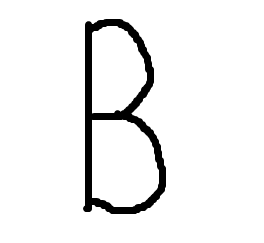
%> input picture data/B3.png, 264 x 243 px, given in place of A.png, which was not available
$ octave --eval "main;"   (GNU Octave 9; MATLAB toolbox functions it lacks are replaced by stand-ins)
%> lines starting %> are read from the running program, lines starting %| are printed output that depends on the picture; pictures that were not available may be replaced by others from this repository, and a replacement may not be noted
### LoadImages.m
function X = LoadImages()
  A = double(imread('~/Coursera/Project/data/A.png'));
%> A: size 243x264x3 double; min 0, max 255, mean 239.4; mean of the top-left, top-right, bottom-left and bottom-right quarters 232.7, 243.8, 239.7, 241.3
%  A = CompressImage(A);
  A = ResizeImage(A);
%> in ResizeImage, `A = A(25:(end-25), 50:(end-50), 1);`:
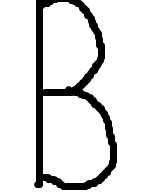
%> A: size 194x165 double; min 0, max 255, mean 224.9
%> in ResizeImage, `A = imresize(A, 0.2);`:
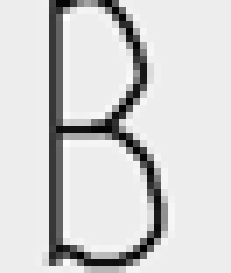
%> A: size 39x33 double (shown 7 times larger); min -19.55, max 275.2, mean 224.9; drawn with min black and max white
%> in ResizeImage, `X = A(:)';`: X = 1287 values, max 275.2 at index 354, min -19.55 at index 816, mean 224.9
%> A has the same summary as X in ResizeImage
  X(1, :) = A(:);
  A = double(imread('~/Coursera/Project/data/A2.png'));
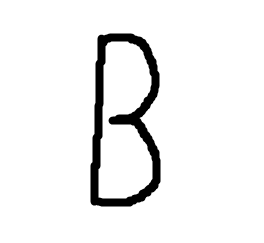
%> input picture data/B8.png, 264 x 243 px, given in place of A2.png, which was not available
%> A: size 243x264x3 double; min 0, max 255, mean 239.9; mean of the top-left, top-right, bottom-left and bottom-right quarters 238.2, 241.4, 238.5, 241.5
%  A = CompressImage(A);
  A = ResizeImage(A);
%> in ResizeImage (call 2), `A = A(25:(end-25), 50:(end-50), 1);`:
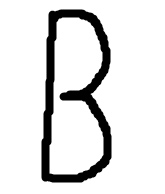
%> A: size 194x165 double; min 0, max 255, mean 224.7
%> in ResizeImage (call 2), `A = imresize(A, 0.2);`:
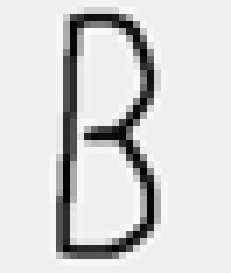
%> A: size 39x33 double (shown 7 times larger); min -21.28, max 272.5, mean 224.7; drawn with min black and max white
%> in ResizeImage (call 2), `X = A(:)';`: X = 1287 values, max 272.5 at index 473, min -21.28 at index 788, mean 224.7
%> A has the same summary as X in ResizeImage
  X(2, :) = A(:);
%> the run ends on the next line
    A = double(imread('~/Coursera/Project/data/A4.png'));
%  A = CompressImage(A);
  A = ResizeImage(A);
  X(3, :) = A(:);
  A = double(imread('~/Coursera/Project/data/A5.png'));
%  A = CompressImage(A);
  A = ResizeImage(A);
  X(4, :) = A(:);
    A = double(imread('~/Coursera/Project/data/A6.png'));
%  A = CompressImage(A);
  A = ResizeImage(A);
  X(5, :) = A(:);
  A = double(imread('~/Coursera/Project/data/A7.png'));
%  A = CompressImage(A);
  A = ResizeImage(A);
  X(6, :) = A(:);
  A = double(imread('~/Coursera/Project/data/B.png'));
%  A = CompressImage(A);
  A = ResizeImage(A);
  X(7, :) = A(:);
  A = double(imread('~/Coursera/Project/data/B2.png'));
%  A = CompressImage(A);
  A = ResizeImage(A);
  X(8, :) = A(:);
  A = double(imread('~/Coursera/Project/data/B4.png'));
%  A = CompressImage(A);
  A = ResizeImage(A);
  X(9, :) = A(:);
  A = double(imread('~/Coursera/Project/data/B5.png'));
%  A = CompressImage(A);
  A = ResizeImage(A);
  X(10, :) = A(:);
  A = double(imread('~/Coursera/Project/data/B6.png'));
%  A = CompressImage(A);
  A = ResizeImage(A);
  X(11, :) = A(:);
  A = double(imread('~/Coursera/Project/data/B7.png'));
%  A = CompressImage(A);
  A = ResizeImage(A);
  X(12, :) = A(:);
  A = double(imread('~/Coursera/Project/data/C.png'));
%  A = CompressImage(A);
  A = ResizeImage(A);
  X(13, :) = A(:);
  A = double(imread('~/Coursera/Project/data/C2.png'));
%  A = CompressImage(A);
  A = ResizeImage(A);
  X(14, :) = A(:);
  A = double(imread('~/Coursera/Project/data/C4.png'));
%  A = CompressImage(A);
  A = ResizeImage(A);
  X(15, :) = A(:);
  A = double(imread('~/Coursera/Project/data/C5.png'));
%  A = CompressImage(A);
  A = ResizeImage(A);
  X(16, :) = A(:);
  A = double(imread('~/Coursera/Project/data/C6.png'));
%  A = CompressImage(A);
  A = ResizeImage(A);
  X(17, :) = A(:);
  A = double(imread('~/Coursera/Project/data/C7.png'));
%  A = CompressImage(A);
  A = ResizeImage(A);
  X(18, :) = A(:);
  A = double(imread('~/Coursera/Project/data/D.png'));
%  A = CompressImage(A);
  A = ResizeImage(A);
  X(19, :) = A(:);
  A = double(imread('~/Coursera/Project/data/D2.png'));
%  A = CompressImage(A);
  A = ResizeImage(A);
  X(20, :) = A(:);
  A = double(imread('~/Coursera/Project/data/D4.png'));
%  A = CompressImage(A);
  A = ResizeImage(A);
  X(21, :) = A(:);
  A = double(imread('~/Coursera/Project/data/D5.png'));
%  A = CompressImage(A);
  A = ResizeImage(A);
  X(22, :) = A(:);
  A = double(imread('~/Coursera/Project/data/D6.png'));
%  A = CompressImage(A);
  A = ResizeImage(A);
  X(23, :) = A(:);
  A = double(imread('~/Coursera/Project/data/D7.png'));
%  A = CompressImage(A);
  A = ResizeImage(A);
  X(24, :) = A(:);
  A = double(imread('~/Coursera/Project/data/E.png'));
%  A = CompressImage(A);
  A = ResizeImage(A);
  X(25, :) = A(:);
  A = double(imread('~/Coursera/Project/data/E2.png'));
%  A = CompressImage(A);
  A = ResizeImage(A);
  X(26, :) = A(:);
  A = double(imread('~/Coursera/Project/data/E4.png'));
%  A = CompressImage(A);
  A = ResizeImage(A);
  X(27, :) = A(:);
  A = double(imread('~/Coursera/Project/data/E5.png'));
%  A = CompressImage(A);
  A = ResizeImage(A);
  X(28, :) = A(:);
  A = double(imread('~/Coursera/Project/data/E6.png'));
%  A = CompressImage(A);
  A = ResizeImage(A);
  X(29, :) = A(:);
  A = double(imread('~/Coursera/Project/data/E7.png'));
%  A = CompressImage(A);
  A = ResizeImage(A);
  X(30, :) = A(:);
  A = double(imread('~/Coursera/Project/data/F.png'));
%  A = CompressImage(A);
  A = ResizeImage(A);
  X(31, :) = A(:);
  A = double(imread('~/Coursera/Project/data/F2.png'));
%  A = CompressImage(A);
  A = ResizeImage(A);
  X(32, :) = A(:);
  A = double(imread('~/Coursera/Project/data/F4.png'));
%  A = CompressImage(A);
  A = ResizeImage(A);
  X(33, :) = A(:);
  A = double(imread('~/Coursera/Project/data/F5.png'));
%  A = CompressImage(A);
  A = ResizeImage(A);
  X(34, :) = A(:);
  A = double(imread('~/Coursera/Project/data/F6.png'));
%  A = CompressImage(A);
  A = ResizeImage(A);
  X(35, :) = A(:);
  A = double(imread('~/Coursera/Project/data/F7.png'));
%  A = CompressImage(A);
  A = ResizeImage(A);
  X(36, :) = A(:);
  A = double(imread('~/Coursera/Project/data/G.png'));
%  A = CompressImage(A);
  A = ResizeImage(A);
  X(37, :) = A(:);
  A = double(imread('~/Coursera/Project/data/G2.png'));
%  A = CompressImage(A);
  A = ResizeImage(A);
  X(38, :) = A(:);
  A = double(imread('~/Coursera/Project/data/G4.png'));
%  A = CompressImage(A);
  A = ResizeImage(A);
  X(39, :) = A(:);
  A = double(imread('~/Coursera/Project/data/G5.png'));
%  A = CompressImage(A);
  A = ResizeImage(A);
  X(40, :) = A(:);
  A = double(imread('~/Coursera/Project/data/G6.png'));
%  A = CompressImage(A);
  A = ResizeImage(A);
  X(41, :) = A(:);
  A = double(imread('~/Coursera/Project/data/G7.png'));
%  A = CompressImage(A);
  A = ResizeImage(A);
  X(42, :) = A(:);
  A = double(imread('~/Coursera/Project/data/H.png'));
%  A = CompressImage(A);
  A = ResizeImage(A);
  X(43, :) = A(:);
  A = double(imread('~/Coursera/Project/data/H2.png'));
%  A = CompressImage(A);
  A = ResizeImage(A);
  X(44, :) = A(:);
  A = double(imread('~/Coursera/Project/data/H4.png'));
%  A = CompressImage(A);
  A = ResizeImage(A);
  X(45, :) = A(:);
  A = double(imread('~/Coursera/Project/data/H5.png'));
%  A = CompressImage(A);
  A = ResizeImage(A);
  X(46, :) = A(:);
  A = double(imread('~/Coursera/Project/data/H6.png'));
%  A = CompressImage(A);
  A = ResizeImage(A);
  X(47, :) = A(:);
  A = double(imread('~/Coursera/Project/data/H7.png'));
%  A = CompressImage(A);
  A = ResizeImage(A);
  X(48, :) = A(:);
  A = double(imread('~/Coursera/Project/data/I.png'));
%  A = CompressImage(A);
  A = ResizeImage(A);
  X(49, :) = A(:);
  A = double(imread('~/Coursera/Project/data/I2.png'));
%  A = CompressImage(A);
  A = ResizeImage(A);
  X(50, :) = A(:);
  A = double(imread('~/Coursera/Project/data/I4.png'));
%  A = CompressImage(A);
  A = ResizeImage(A);
  X(51, :) = A(:);
  A = double(imread('~/Coursera/Project/data/I5.png'));
%  A = CompressImage(A);
  A = ResizeImage(A);
  X(52, :) = A(:);
  A = double(imread('~/Coursera/Project/data/I6.png'));
%  A = CompressImage(A);
  A = ResizeImage(A);
  X(53, :) = A(:);
  A = double(imread('~/Coursera/Project/data/I7.png'));
%  A = CompressImage(A);
  A = ResizeImage(A);
  X(54, :) = A(:);
  A = double(imread('~/Coursera/Project/data/J.png'));
%  A = CompressImage(A);
  A = ResizeImage(A);
  X(55, :) = A(:);
  A = double(imread('~/Coursera/Project/data/J2.png'));
%  A = CompressImage(A);
  A = ResizeImage(A);
  X(56, :) = A(:);
  A = double(imread('~/Coursera/Project/data/J4.png'));
%  A = CompressImage(A);
  A = ResizeImage(A);
  X(57, :) = A(:);
  A = double(imread('~/Coursera/Project/data/J5.png'));
%  A = CompressImage(A);
  A = ResizeImage(A);
  X(58, :) = A(:);
  A = double(imread('~/Coursera/Project/data/J6.png'));
%  A = CompressImage(A);
  A = ResizeImage(A);
  X(59, :) = A(:);
  A = double(imread('~/Coursera/Project/data/J7.png'));
%  A = CompressImage(A);
  A = ResizeImage(A);
  X(60, :) = A(:);
  A = double(imread('~/Coursera/Project/data/K.png'));
%  A = CompressImage(A);
  A = ResizeImage(A);
  X(61, :) = A(:);
  A = double(imread('~/Coursera/Project/data/K2.png'));
%  A = CompressImage(A);
  A = ResizeImage(A);
  X(62, :) = A(:);
  A = double(imread('~/Coursera/Project/data/K4.png'));
%  A = CompressImage(A);
  A = ResizeImage(A);
  X(63, :) = A(:);
  A = double(imread('~/Coursera/Project/data/K5.png'));
%  A = CompressImage(A);
  A = ResizeImage(A);
  X(64, :) = A(:);
  A = double(imread('~/Coursera/Project/data/K6.png'));
%  A = CompressImage(A);
  A = ResizeImage(A);
  X(65, :) = A(:);
  A = double(imread('~/Coursera/Project/data/K7.png'));
%  A = CompressImage(A);
  A = ResizeImage(A);
  X(66, :) = A(:);
  A = double(imread('~/Coursera/Project/data/L.png'));
%  A = CompressImage(A);
  A = ResizeImage(A);
  X(67, :) = A(:);
  A = double(imread('~/Coursera/Project/data/L2.png'));
%  A = CompressImage(A);
  A = ResizeImage(A);
  X(68, :) = A(:);
  A = double(imread('~/Coursera/Project/data/L4.png'));
%  A = CompressImage(A);
  A = ResizeImage(A);
  X(69, :) = A(:);
  A = double(imread('~/Coursera/Project/data/L5.png'));
%  A = CompressImage(A);
  A = ResizeImage(A);
  X(70, :) = A(:);
  A = double(imread('~/Coursera/Project/data/L6.png'));
%  A = CompressImage(A);
  A = ResizeImage(A);
  X(71, :) = A(:);
  A = double(imread('~/Coursera/Project/data/L7.png'));
%  A = CompressImage(A);
  A = ResizeImage(A);
  X(72, :) = A(:);
  A = double(imread('~/Coursera/Project/data/M.png'));
%  A = CompressImage(A);
  A = ResizeImage(A);
  X(73, :) = A(:);
  A = double(imread('~/Coursera/Project/data/M2.png'));
%  A = CompressImage(A);
  A = ResizeImage(A);
  X(74, :) = A(:);
  A = double(imread('~/Coursera/Project/data/M4.png'));
%  A = CompressImage(A);
  A = ResizeImage(A);
  X(75, :) = A(:);
  A = double(imread('~/Coursera/Project/data/M5.png'));
%  A = CompressImage(A);
  A = ResizeImage(A);
  X(76, :) = A(:);
  A = double(imread('~/Coursera/Project/data/M6.png'));
%  A = CompressImage(A);
  A = ResizeImage(A);
  X(77, :) = A(:);
  A = double(imread('~/Coursera/Project/data/M7.png'));
%  A = CompressImage(A);
  A = ResizeImage(A);
  X(78, :) = A(:);
  A = double(imread('~/Coursera/Project/data/N.png'));
%  A = CompressImage(A);
  A = ResizeImage(A);
  X(79, :) = A(:);
  A = double(imread('~/Coursera/Project/data/N2.png'));
%  A = CompressImage(A);
  A = ResizeImage(A);
  X(80, :) = A(:);
  A = double(imread('~/Coursera/Project/data/N4.png'));
%  A = CompressImage(A);
  A = ResizeImage(A);
  X(81, :) = A(:);
  A = double(imread('~/Coursera/Project/data/N5.png'));
%  A = CompressImage(A);
  A = ResizeImage(A);
  X(82, :) = A(:);
  A = double(imread('~/Coursera/Project/data/N6.png'));
%  A = CompressImage(A);
  A = ResizeImage(A);
  X(83, :) = A(:);
  A = double(imread('~/Coursera/Project/data/N7.png'));
%  A = CompressImage(A);
  A = ResizeImage(A);
  X(84, :) = A(:);
  A = double(imread('~/Coursera/Project/data/O.png'));
%  A = CompressImage(A);
  A = ResizeImage(A);
  X(85, :) = A(:);
  A = double(imread('~/Coursera/Project/data/O2.png'));
%  A = CompressImage(A);
  A = ResizeImage(A);
  X(86, :) = A(:);
  A = double(imread('~/Coursera/Project/data/O4.png'));
%  A = CompressImage(A);
  A = ResizeImage(A);
  X(87, :) = A(:);
  A = double(imread('~/Coursera/Project/data/O5.png'));
%  A = CompressImage(A);
  A = ResizeImage(A);
  X(88, :) = A(:);
  A = double(imread('~/Coursera/Project/data/O6.png'));
%  A = CompressImage(A);
  A = ResizeImage(A);
  X(89, :) = A(:);
  A = double(imread('~/Coursera/Project/data/O7.png'));
%  A = CompressImage(A);
  A = ResizeImage(A);
  X(90, :) = A(:);
  A = double(imread('~/Coursera/Project/data/P.png'));
%  A = CompressImage(A);
  A = ResizeImage(A);
  X(91, :) = A(:);
  A = double(imread('~/Coursera/Project/data/P2.png'));
%  A = CompressImage(A);
  A = ResizeImage(A);
  X(92, :) = A(:);
  A = double(imread('~/Coursera/Project/data/P4.png'));
%  A = CompressImage(A);
  A = ResizeImage(A);
  X(93, :) = A(:);
  A = double(imread('~/Coursera/Project/data/P5.png'));
%  A = CompressImage(A);
  A = ResizeImage(A);
  X(94, :) = A(:);
  A = double(imread('~/Coursera/Project/data/P6.png'));
%  A = CompressImage(A);
  A = ResizeImage(A);
  X(95, :) = A(:);
  A = double(imread('~/Coursera/Project/data/P7.png'));
%  A = CompressImage(A);
  A = ResizeImage(A);
  X(96, :) = A(:);
  A = double(imread('~/Coursera/Project/data/Q.png'));
%  A = CompressImage(A);
  A = ResizeImage(A);
  X(97, :) = A(:);
  A = double(imread('~/Coursera/Project/data/Q2.png'));
%  A = CompressImage(A);
  A = ResizeImage(A);
  X(98, :) = A(:);
  A = double(imread('~/Coursera/Project/data/Q4.png'));
%  A = CompressImage(A);
  A = ResizeImage(A);
  X(99, :) = A(:);
  A = double(imread('~/Coursera/Project/data/Q5.png'));
%  A = CompressImage(A);
  A = ResizeImage(A);
  X(100, :) = A(:);
  A = double(imread('~/Coursera/Project/data/Q6.png'));
%  A = CompressImage(A);
  A = ResizeImage(A);
  X(101, :) = A(:);
  A = double(imread('~/Coursera/Project/data/Q7.png'));
%  A = CompressImage(A);
  A = ResizeImage(A);
  X(102, :) = A(:);
  A = double(imread('~/Coursera/Project/data/R.png'));
%  A = CompressImage(A);
  A = ResizeImage(A);
  X(103, :) = A(:);
  A = double(imread('~/Coursera/Project/data/R2.png'));
%  A = CompressImage(A);
  A = ResizeImage(A);
  X(104, :) = A(:);
  A = double(imread('~/Coursera/Project/data/R4.png'));
%  A = CompressImage(A);
  A = ResizeImage(A);
  X(105, :) = A(:);
  A = double(imread('~/Coursera/Project/data/R5.png'));
%  A = CompressImage(A);
  A = ResizeImage(A);
  X(106, :) = A(:);
  A = double(imread('~/Coursera/Project/data/R6.png'));
%  A = CompressImage(A);
  A = ResizeImage(A);
  X(107, :) = A(:);
  A = double(imread('~/Coursera/Project/data/R7.png'));
%  A = CompressImage(A);
  A = ResizeImage(A);
  X(108, :) = A(:);
  A = double(imread('~/Coursera/Project/data/S.png'));
%  A = CompressImage(A);
  A = ResizeImage(A);
  X(109, :) = A(:);
  A = double(imread('~/Coursera/Project/data/S2.png'));
%  A = CompressImage(A);
  A = ResizeImage(A);
  X(110, :) = A(:);
  A = double(imread('~/Coursera/Project/data/S4.png'));
%  A = CompressImage(A);
  A = ResizeImage(A);
  X(111, :) = A(:);
  A = double(imread('~/Coursera/Project/data/S5.png'));
%  A = CompressImage(A);
  A = ResizeImage(A);
  X(112, :) = A(:);
  A = double(imread('~/Coursera/Project/data/S6.png'));
%  A = CompressImage(A);
  A = ResizeImage(A);
  X(113, :) = A(:);
  A = double(imread('~/Coursera/Project/data/S7.png'));
%  A = CompressImage(A);
  A = ResizeImage(A);
  X(114, :) = A(:);
  A = double(imread('~/Coursera/Project/data/T.png'));
%  A = CompressImage(A);
  A = ResizeImage(A);
  X(115, :) = A(:);
  A = double(imread('~/Coursera/Project/data/T2.png'));
%  A = CompressImage(A);
  A = ResizeImage(A);
  X(116, :) = A(:);
  A = double(imread('~/Coursera/Project/data/T4.png'));
%  A = CompressImage(A);
  A = ResizeImage(A);
  X(117, :) = A(:);
  A = double(imread('~/Coursera/Project/data/T5.png'));
%  A = CompressImage(A);
  A = ResizeImage(A);
  X(118, :) = A(:);
  A = double(imread('~/Coursera/Project/data/T6.png'));
%  A = CompressImage(A);
  A = ResizeImage(A);
  X(119, :) = A(:);
  A = double(imread('~/Coursera/Project/data/T7.png'));
%  A = CompressImage(A);
  A = ResizeImage(A);
  X(120, :) = A(:);
  A = double(imread('~/Coursera/Project/data/U.png'));
%  A = CompressImage(A);
  A = ResizeImage(A);
  X(121, :) = A(:);
  A = double(imread('~/Coursera/Project/data/U2.png'));
%  A = CompressImage(A);
  A = ResizeImage(A);
  X(122, :) = A(:);
  A = double(imread('~/Coursera/Project/data/U4.png'));
%  A = CompressImage(A);
  A = ResizeImage(A);
  X(123, :) = A(:);
  A = double(imread('~/Coursera/Project/data/U5.png'));
%  A = CompressImage(A);
  A = ResizeImage(A);
  X(124, :) = A(:);
  A = double(imread('~/Coursera/Project/data/U6.png'));
%  A = CompressImage(A);
  A = ResizeImage(A);
  X(125, :) = A(:);
  A = double(imread('~/Coursera/Project/data/U7.png'));
%  A = CompressImage(A);
  A = ResizeImage(A);
  X(126, :) = A(:);
  A = double(imread('~/Coursera/Project/data/V.png'));
%  A = CompressImage(A);
  A = ResizeImage(A);
  X(127, :) = A(:);
  A = double(imread('~/Coursera/Project/data/V2.png'));
%  A = CompressImage(A);
  A = ResizeImage(A);
  X(128, :) = A(:);
  A = double(imread('~/Coursera/Project/data/V4.png'));
%  A = CompressImage(A);
  A = ResizeImage(A);
  X(129, :) = A(:);
  A = double(imread('~/Coursera/Project/data/V5.png'));
%  A = CompressImage(A);
  A = ResizeImage(A);
  X(130, :) = A(:);
  A = double(imread('~/Coursera/Project/data/V6.png'));
%  A = CompressImage(A);
  A = ResizeImage(A);
  X(131, :) = A(:);
  A = double(imread('~/Coursera/Project/data/V7.png'));
%  A = CompressImage(A);
  A = ResizeImage(A);
  X(132, :) = A(:);
  A = double(imread('~/Coursera/Project/data/W.png'));
%  A = CompressImage(A);
  A = ResizeImage(A);
  X(133, :) = A(:);
  A = double(imread('~/Coursera/Project/data/W2.png'));
%  A = CompressImage(A);
  A = ResizeImage(A);
  X(134, :) = A(:);
  A = double(imread('~/Coursera/Project/data/W4.png'));
%  A = CompressImage(A);
  A = ResizeImage(A);
  X(135, :) = A(:);
  A = double(imread('~/Coursera/Project/data/W5.png'));
%  A = CompressImage(A);
  A = ResizeImage(A);
  X(136, :) = A(:);
  A = double(imread('~/Coursera/Project/data/W6.png'));
%  A = CompressImage(A);
  A = ResizeImage(A);
  X(137, :) = A(:);
  A = double(imread('~/Coursera/Project/data/W7.png'));
%  A = CompressImage(A);
  A = ResizeImage(A);
  X(138, :) = A(:);
  A = double(imread('~/Coursera/Project/data/X.png'));
%  A = CompressImage(A);
  A = ResizeImage(A);
  X(139, :) = A(:);
  A = double(imread('~/Coursera/Project/data/X2.png'));
%  A = CompressImage(A);
  A = ResizeImage(A);
  X(140, :) = A(:);
  A = double(imread('~/Coursera/Project/data/X4.png'));
%  A = CompressImage(A);
  A = ResizeImage(A);
  X(141, :) = A(:);
  A = double(imread('~/Coursera/Project/data/X5.png'));
%  A = CompressImage(A);
  A = ResizeImage(A);
  X(142, :) = A(:);
  A = double(imread('~/Coursera/Project/data/X6.png'));
%  A = CompressImage(A);
  A = ResizeImage(A);
  X(143, :) = A(:);
  A = double(imread('~/Coursera/Project/data/X7.png'));
%  A = CompressImage(A);
  A = ResizeImage(A);
  X(144, :) = A(:);
  A = double(imread('~/Coursera/Project/data/Y.png'));
%  A = CompressImage(A);
  A = ResizeImage(A);
  X(145, :) = A(:);
  A = double(imread('~/Coursera/Project/data/Y2.png'));
%  A = CompressImage(A);
  A = ResizeImage(A);
  X(146, :) = A(:);
  A = double(imread('~/Coursera/Project/data/Y4.png'));
%  A = CompressImage(A);
  A = ResizeImage(A);
  X(147, :) = A(:);
  A = double(imread('~/Coursera/Project/data/Y5.png'));
%  A = CompressImage(A);
  A = ResizeImage(A);
  X(148, :) = A(:);
  A = double(imread('~/Coursera/Project/data/Y6.png'));
%  A = CompressImage(A);
  A = ResizeImage(A);
  X(149, :) = A(:);
  A = double(imread('~/Coursera/Project/data/Y7.png'));
%  A = CompressImage(A);
  A = ResizeImage(A);
  X(150, :) = A(:);
  A = double(imread('~/Coursera/Project/data/Z.png'));
%  A = CompressImage(A);
  A = ResizeImage(A);
  X(151, :) = A(:);
  A = double(imread('~/Coursera/Project/data/Z2.png'));
%  A = CompressImage(A);
  A = ResizeImage(A);
  X(152, :) = A(:);
  A = double(imread('~/Coursera/Project/data/Z4.png'));
%  A = CompressImage(A);
  A = ResizeImage(A);
  X(153, :) = A(:);
  A = double(imread('~/Coursera/Project/data/Z5.png'));
%  A = CompressImage(A);
  A = ResizeImage(A);
  X(154, :) = A(:);
  A = double(imread('~/Coursera/Project/data/Z6.png'));
%  A = CompressImage(A);
  A = ResizeImage(A);
  X(155, :) = A(:);
  A = double(imread('~/Coursera/Project/data/Z7.png'));
%  A = CompressImage(A);
  A = ResizeImage(A);
  X(156, :) = A(:);

  %imshow(reshape(X(40,1:64152), 243, 264))


endfunction

### ResizeImage.m
function X = ResizeImage(A)
  A = A(25:(end-25), 50:(end-50), 1);
  A = imresize(A, 0.2);
%  imshow(A)
%  pause
  X = A(:)';
endfunction

### main.m
function main()
  X = LoadImages;
  res = PredictLetters(X);
%  X = LoadImagesTest;
  X = LoadWordImage;
  res2 = PredictLetters(X);
endfunction
